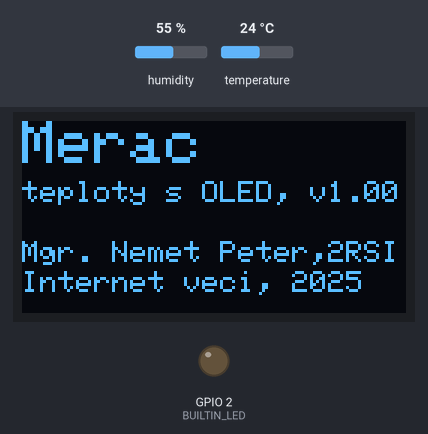
A sketch run on a simulated ESP32. On the bench: 128×64 one-colour display, output pins drawn as LEDs (lit = HIGH). The test bench sets the inputs (shaded band); at power-on: humidity 55 %, temperature 24 °C. WiFi joins after 1.5 s; servers stay silent unless stated; network time is answered at once with the bench clock; the local clock reads 2024-03-15 10:24:30 at power-on unless the sketch sets it; what the sketch prints to the serial monitor is not drawn.

Above: at 0.2 s.
At 4.2 s:
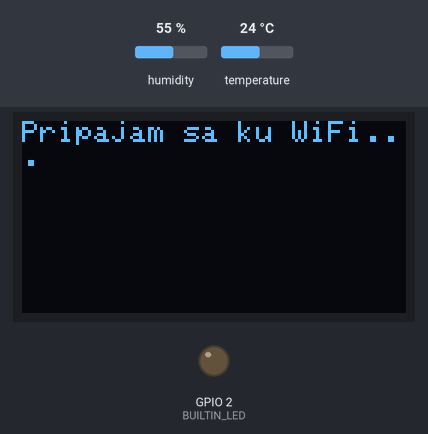
At 6.2 s:
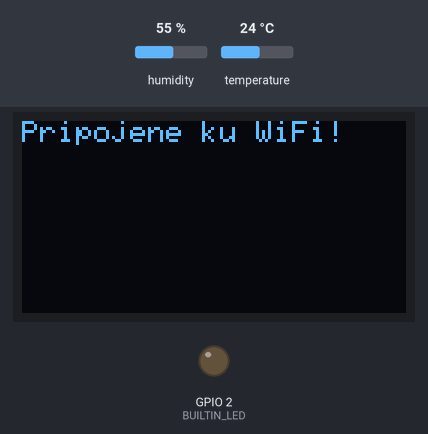
At 10.3 s:
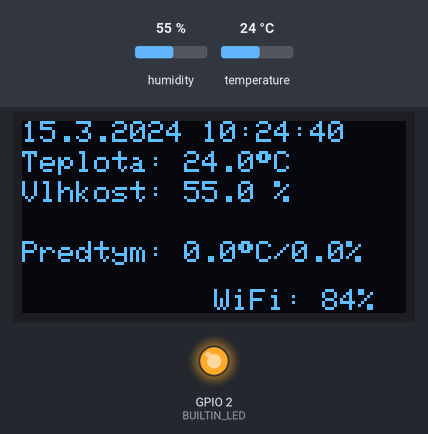
Timing chart, 0 to 14.7 s (numbered marks = the images above):
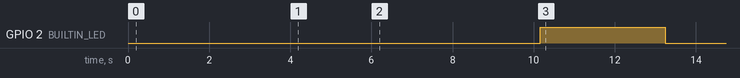

The sketch:

Multif_merac_s_OLED_ESP32.ino
```cpp
#include <Wire.h>
#include <Adafruit_GFX.h>
#include <Adafruit_SSD1306.h>
#include <DHT.h>
#include <WiFi.h>
#include <NTPClient.h>
#include <WiFiUdp.h>
#include <TimeLib.h>

// Wi-Fi pripojenie
const char* ssid = "huawei-wifi";
const char* password = "0903666231";

// Konfigurácia DHT11
#define DHTPIN 4
#define DHTTYPE DHT11
DHT dht(DHTPIN, DHTTYPE);

// Konfigurácia OLED displeja
#define SCREEN_WIDTH 128
#define SCREEN_HEIGHT 64
Adafruit_SSD1306 display(SCREEN_WIDTH, SCREEN_HEIGHT, &Wire, -1);

// Pin zabudovanej LED
#define BUILTIN_LED 2

// NTP klient na získanie dátumu a času
WiFiUDP ntpUDP;
NTPClient timeClient(ntpUDP, "pool.ntp.org", 3600, 60000); // UTC+1

// Premenné na uloženie posledných nameraných hodnôt
float lastTemp = 0.0;
float lastHum = 0.0;

void setup() {
  Serial.begin(115200);

  // Inicializácia DHT senzora
  dht.begin();

  // Inicializácia OLED displeja
  if (!display.begin(SSD1306_SWITCHCAPVCC, 0x3C)) {
    Serial.println(F("OLED inicializácia zlyhala!"));
    for (;;);
  }
  display.clearDisplay();

  // Inicializácia zabudovanej LED
  pinMode(BUILTIN_LED, OUTPUT);
  digitalWrite(BUILTIN_LED, LOW);

// Zobraz uvítaciu správu
  display.setTextSize(2);  // Väčší text
  display.setTextColor(SSD1306_WHITE);
  display.setCursor(0, 0);
  display.println("Merac");
  display.setTextSize(1);  // Menší text
  display.setCursor(0, 20);
  display.println("teploty s OLED, v1.00");
  display.display();
  display.setCursor(0, 40);
  display.println("Mgr. Nemet Peter,2RSI");
  display.display();
  display.setCursor(0, 50);
  display.println("Internet veci, 2025");
  display.display();
  delay(4000);

  // Pripojenie k Wi-Fi
  display.clearDisplay();
  display.setCursor(0, 0);
  display.println("Pripajam sa ku WiFi...");
  display.display();
  WiFi.begin(ssid, password);
  while (WiFi.status() != WL_CONNECTED) {
    delay(1000);
    Serial.println("Pripajam sa k Wi-Fi...");
  }

  // Po úspešnom pripojení
  display.clearDisplay();
  display.setCursor(0, 0);
  display.println("Pripojene ku WiFi!");
  display.display();
  delay(4000);

  // Inicializácia NTP klienta
  timeClient.begin();
}

void loop() {
  // Rozsvieť LED na modro počas merania
  digitalWrite(BUILTIN_LED, HIGH);

  // Čítanie teploty a vlhkosti
  float temp = dht.readTemperature();
  float hum = dht.readHumidity();

  if (isnan(temp) || isnan(hum)) {
    Serial.println("Chyba pri citani z DHT senzora");
    display.clearDisplay();
    display.setCursor(0, 0);
    display.println("Chyba senzora!");
    display.display();
    delay(5000);
    digitalWrite(BUILTIN_LED, LOW); // Zhasni LED po chybe
    return;
  }

  // Zaokrúhlenie na jedno desatinné miesto
  temp = round(temp * 10.0) / 10.0;
  hum = round(hum * 10.0) / 10.0;

  // Aktualizuj dátum a čas z NTP
  timeClient.update();
  String currentTime = timeClient.getFormattedTime();
  unsigned long epochTime = timeClient.getEpochTime();
  int currentDay = day(epochTime);
  int currentMonth = month(epochTime);
  int currentYear = year(epochTime);
  String currentDateTime = String(currentDay) + "." + String(currentMonth) + "." + String(currentYear) + " " + currentTime;

  // Výpočet sily Wi-Fi signálu v percentách
  int rssi = WiFi.RSSI();
  int wifiStrength = constrain(map(rssi, -100, -50, 0, 100), 0, 100); // Percentá od 0 do 100

  // Zobrazenie údajov na displeji
  display.clearDisplay();
  display.setCursor(0, 0);
  display.println(currentDateTime);

  display.setCursor(0, 10);
  display.print("Teplota: ");
  display.print(temp, 1);
  display.print((char)247);  // Symbol stupňov „°“
  display.println("C");
  display.setCursor(0, 20);
  display.print("Vlhkost: ");
  display.print(hum, 1);
  display.println(" %");

  // Štvrtý riadok ostáva prázdny
  display.setCursor(0, 30);
  display.println("");

  // Predposledný (5.) riadok: posledné namerané hodnoty
  display.setCursor(0, 40);
  display.print("Predtym: ");
  display.print(lastTemp, 1);
  display.print((char)247);  // Symbol stupňov „°“
  display.print("C/");
  display.print(lastHum, 1);
  display.println("%");

  // Zobrazenie Wi-Fi signálu v pravom dolnom rohu
  display.setCursor(64, 56); // Pravý dolný roh
  display.print("WiFi: ");
  display.print(wifiStrength);
  display.println("%");

  display.display();

  // Aktualizácia posledných nameraných hodnôt
  lastTemp = temp;
  lastHum = hum;

  // Po meraní nechaj LED svietiť na modro počas 3 sekúnd
  delay(3000);

  // Zhasni LED
  digitalWrite(BUILTIN_LED, LOW);

  // Čakaj 2 minúty pred ďalším meraním
  delay(120000);
}
```

Measured:
- by itself, GPIO 2 (BUILTIN_LED): LOW → HIGH at 10.2 s, → LOW 3.1 s later
- what the display in image 0 shows lasts 4.0 s, from 0.1 s to 4.1 s
- what the display in image 1 shows lasts 2.1 s, from 4.1 s to 6.2 s
- what the display in image 2 shows lasts 4.0 s, from 6.2 s to 10.2 s
